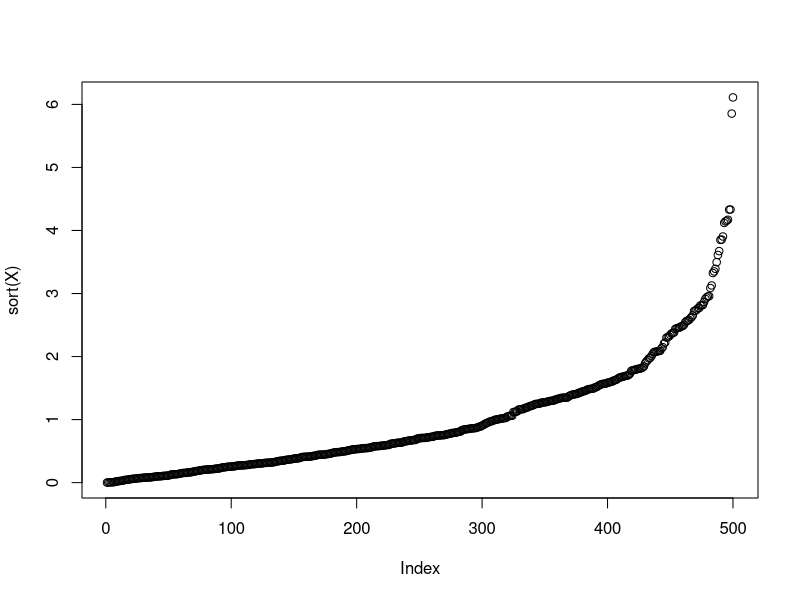
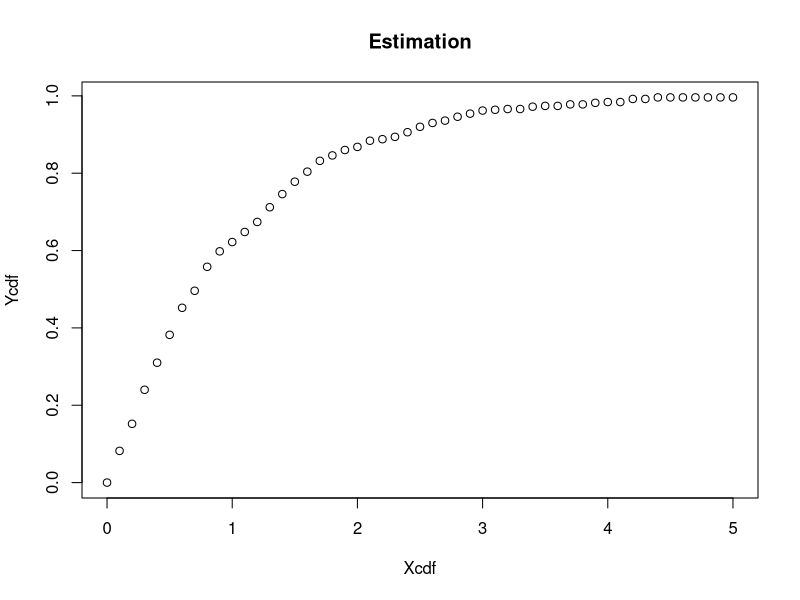
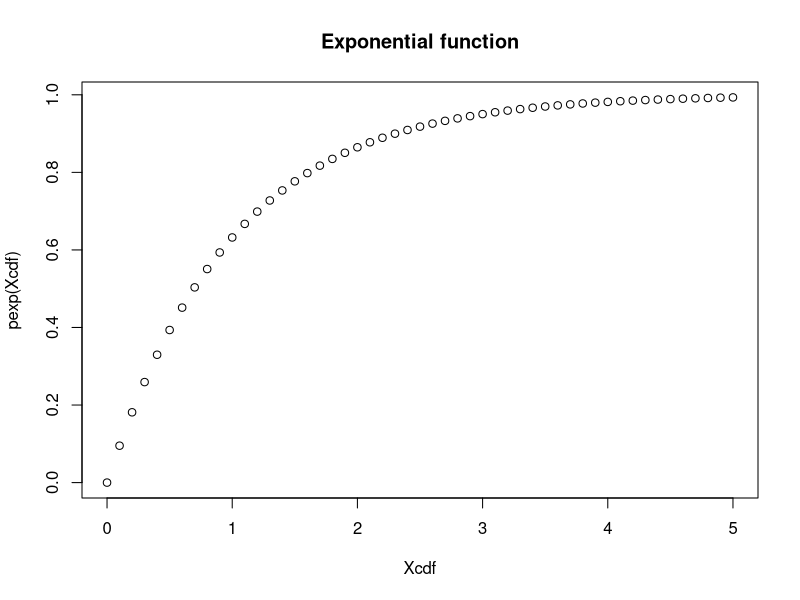
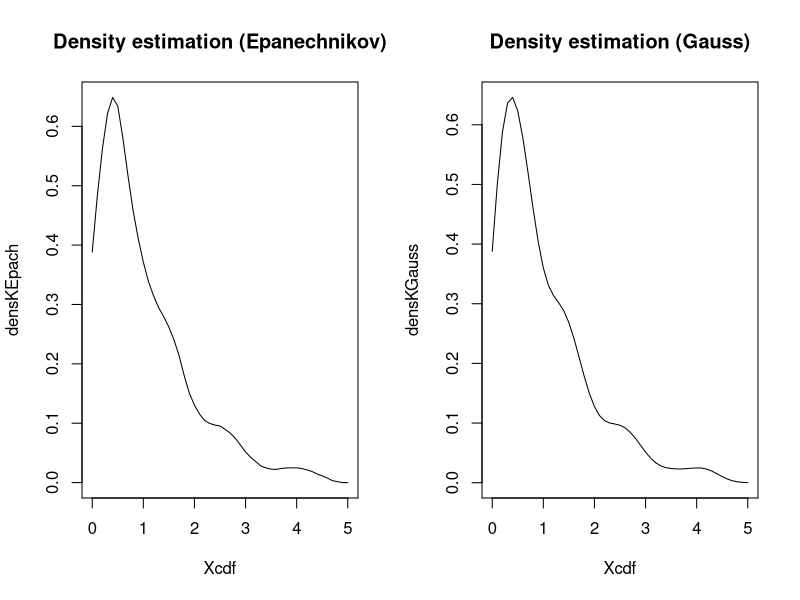
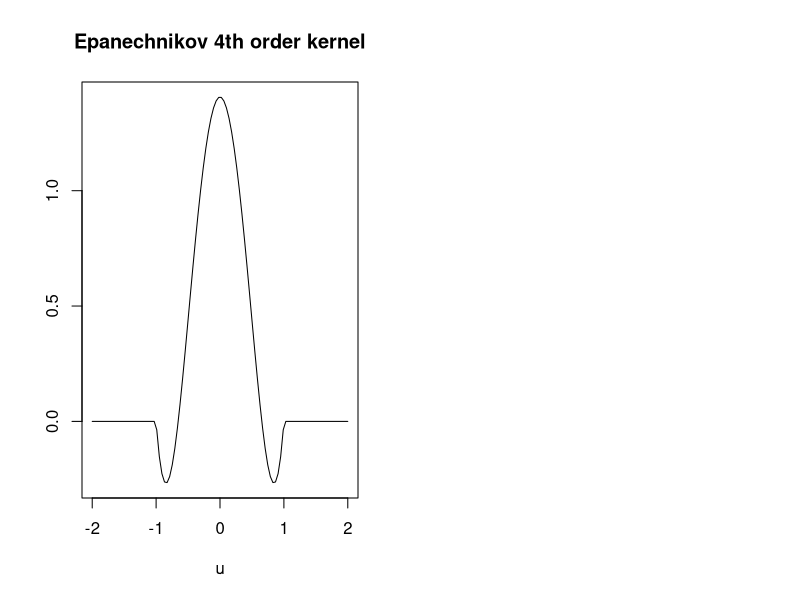
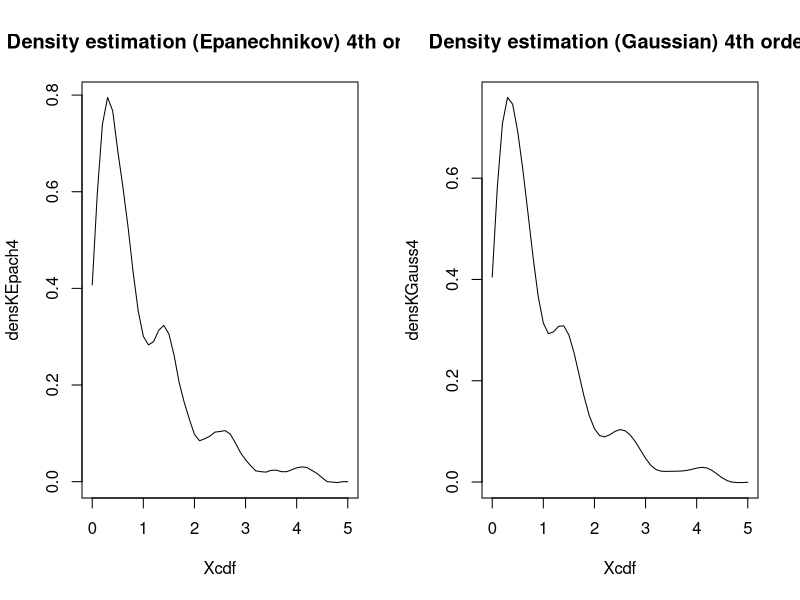

The R script that drew these images, in order:
## ---- chunk 1
knitr::opts_chunk$set(echo = TRUE)
knitr::opts_chunk$set(fig.align='center', fig.width = 10, fig.height = 5)

## ---- chunk 2
set.seed(856)

X = rexp(500)

plot(sort(X))
## ---- chunk 3
Ycdf = NULL
n = length(X)
Xcdf = seq(0,5,0.1)

for(i in 1:length(Xcdf)){
  Ycdf[i] = sum(X < Xcdf[i])/n
}

plot(Xcdf, Ycdf, main = "Estimation")
plot(Xcdf, pexp(Xcdf), main = "Exponential function")
## ---- chunk 4
Kepach = function(u){ 0.75 * (1 - u^2) * (abs(u) <= 1) } #Epanechnikov kernel
Kgauss <- function(u) dnorm(u)  #Gaussian kernel  


rot <- function(X, K) {#Optimal h
    RK <- integrate(function(u) K(u)^2, -Inf, Inf)$value ## integrated square kernel
    mu2 <- integrate(function(u) u^2 * K(u), -Inf, Inf)$value ## variance kernel 
    R <- quantile(X, 0.75) - quantile(X, 0.25) ## interquartile range
    sig <- min(sd(X), R/1.349)
    return(((8 * sqrt(pi) * RK)/(3 * mu2^2))^0.2 * sig * length(X)^(-0.2))
}

hOptEpach = rot(X, Kepach)
hOptGauss = rot(X, Kgauss)

DensEst = function(x, X, h, K) mean(K((x - X)/h))/h #Density calculation 

## ---- chunk 5
densKEpach = sapply(Xcdf, function(Xcdf) DensEst(Xcdf, X, hOptEpach, Kepach))
densKGauss = sapply(Xcdf, function(Xcdf) DensEst(Xcdf, X, hOptGauss, Kgauss))
par(mfrow = c(1,2))
plot(Xcdf, densKEpach, main = "Density estimation (Epanechnikov)", type = 'l')
plot(Xcdf, densKGauss, main = "Density estimation (Gauss)", type = 'l')

## ---- chunk 6
u <- seq(-2,2,len=100)
mu2 <- integrate(function(u) u^2*Kepach(u), -Inf, Inf)$value
mu4 <- integrate(function(u) u^4*Kepach(u), -Inf, Inf)$value
Kepan4 <- function(u) (mu4-mu2*u^2)*Kepach(u)/(mu4-mu2^2) #Epanechnikov kernel of order 4
plot(u, sapply(u, function(u) Kepan4(u)), type="l", ylab="", main = "Epanechnikov 4th order kernel")

## ---- chunk 7
# Higher order kernel construction
prDensEstd <- function(x,X,h,K,k) mean(K((x-X)/h))/(h^(k+1))


mu2 <- integrate(function(u) u^2*Kepach(u), -Inf, Inf)$value
mu4 <- integrate(function(u) u^4*Kepach(u), -Inf, Inf)$value
Kepach4 <- function(u) (mu4-mu2*u^2)*Kepach(u)/(mu4-mu2^2) #Epanechnikov kernel of order 4

mug2 <- integrate(function(u) u^2*Kgauss(u), -Inf, Inf)$value
mug4 <- integrate(function(u) u^4*Kgauss(u), -Inf, Inf)$value
Kgauss4 <- function(u) (mug4-mug2*u^2)*Kgauss(u)/(mug4-mug2^2) #gaussian kernel of order 4


hgauss4 = 0.25
hepach4 = 0.55
par(mfrow = c(1,2))
densKEpach4 = sapply(Xcdf, function(Xcdf) prDensEstd(Xcdf, X, hepach4, Kepach4,0))
densKGauss4 = sapply(Xcdf, function(Xcdf) prDensEstd(Xcdf, X, hgauss4, Kgauss4,0))
plot(Xcdf, densKEpach4, main = "Density estimation (Epanechnikov) 4th order", type = 'l')
plot(Xcdf, densKGauss4, main = "Density estimation (Gaussian) 4th order", type = 'l')

## ---- chunk 8
#We will do the experience with gaussian kernel. 
 Kn = 1000 #replications


 K = Kgauss #Gaussian kernel 
 fx = function(x){exp(-x)^2}#density from exponential (squared for formula)
 #The second derivative of exp(-x) is exp(-x) !!! (f''(x))
 
MISE = function(K, h, n){
  mu2 <- integrate(function(u) u^2*Kgauss(u), -Inf, Inf)$value
  RK <- integrate(function(u) K(u)^2, -Inf, Inf)$value ## integrated square kernel
  mise = (1/n*h)*RK + h^4/4 * integrate(fx, 0, Inf)$value * mu2^2 ##Formula to estimate MISE
  return(mise)
}


montecarlo = function(Kn, n, Kernel, h){
  MiseK = NULL #Init stock matrix
  for(i in 1:Kn){
    MiseK[i] = MISE(Kernel, h, n)
  }
  return(mean(MiseK))
}

Ns = c(10,25,50,100,250,500,1000) #Different numbers to try 
MiseN = NULL #Init stock matrix 

#Montecarlo for all n 
for(i in 1:length(Ns)){
  MiseN[i] = montecarlo(Kn, Ns[i], Kgauss, hOptGauss)
}
